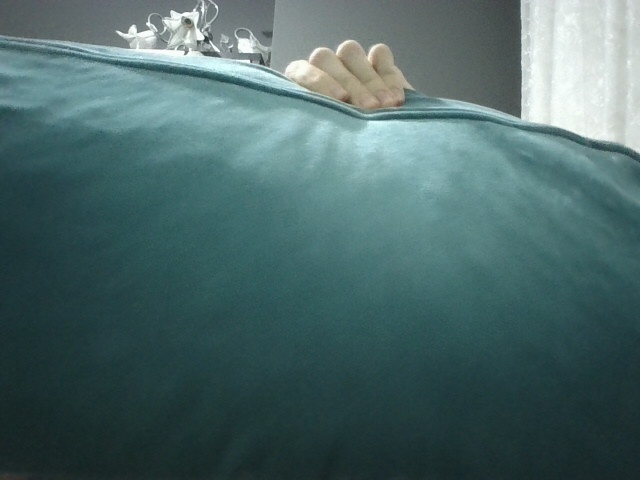
#> input picture kamera_fotografi.jpg, 640 x 480 px, given in place of the camera
$ python '9. ChangingColorSpace.py'
#> lines starting #> are read from the running program, lines starting #| are printed output that depends on the picture; after the words box and inside, x2 and y2 are one past the last pixel; in counts of white or black regions, pixels touching at a corner belong together
import cv2 as cv
import numpy as np
"""
def renk_bilgisi(event, x, y, flags, param):
    if event == cv.EVENT_LBUTTONDOWN:
        # Fare tıklaması olduğunda pikselin renk değerlerini al
        renk = img[y, x]
        b, g, r = renk
        print(f"BGR: ({b}, {g}, {r})")

# Fotoğrafı oku
img = cv.imread('kamera_fotografi1.jpg')

# Pencereye tıklama olayını bağla
cv.namedWindow('Fotoğraf')
cv.setMouseCallback('Fotoğraf', renk_bilgisi)

# Fotoğrafı göster
cv.imshow('Fotoğraf', img)

# Kullanıcı bir tuşa basana kadar bekle
cv.waitKey(0)

# Pencereyi kapat
cv.destroyAllWindows()
"""
"""
# Kamera bağlantısını aç
cap = cv.VideoCapture(0)

# Kamera açıldıysa
if cap.isOpened():
    # Kameradan bir kare oku
    ret, frame = cap.read()

    if ret:
        # Çekilen kareyi göster
        cv.imshow('Kamera', frame)

        # Çekilen kareyi kaydet
        cv.imwrite('kamera_fotografi1.jpg', frame)

        # Kullanıcı bir tuşa basana kadar bekle
        cv.waitKey(0)

# Kamerayı serbest bırak
cap.release()

# Pencereyi kapat
cv.destroyAllWindows()
"""

cap = cv.VideoCapture(0)

while(1):

    # Take each frame
    _, frame = cap.read()
#> frame is the input picture: shape (480, 640, 3); mean B, G, R 104.7, 104.3, 76.4
    # Convert BGR to HSV
    hsv = cv.cvtColor(frame, cv.COLOR_BGR2HSV)
#> hsv: shape (480, 640, 3); mean H, S, V 88.7, 85.8, 105.8
    # define range of blue color in HSV
    lower_blue = np.array([60, 60, 30])
    upper_blue = np.array([200, 200, 160])
    # define range of skin color in HSV
    #lower_blue = np.array([0, 33, 65])
    #upper_blue = np.array([20, 255, 255])
    # Threshold the HSV image to get only blue colors
    mask = cv.inRange(hsv, lower_blue, upper_blue)
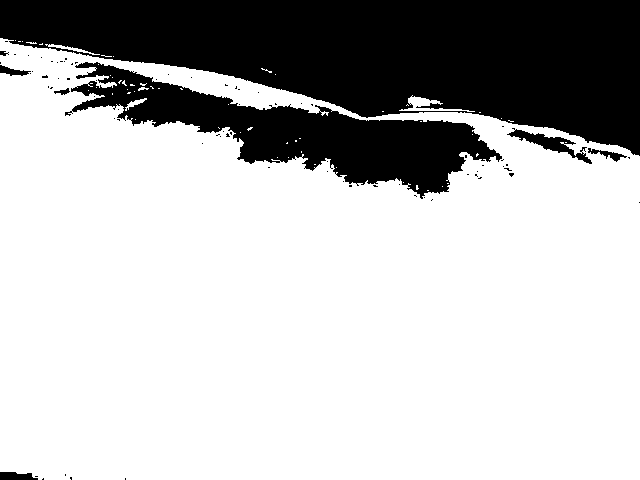
#> mask: shape (480, 640); 73.5% white; 78 black regions (70 under 20 px), largest, box (x1, y1, x2, y2) and area: (0, 0, 640, 156) 59964, (65, 62, 502, 199) 19821, (507, 128, 592, 164) 776
    # Bitwise-AND mask and original image
    res = cv.bitwise_and(frame, frame, mask=mask)
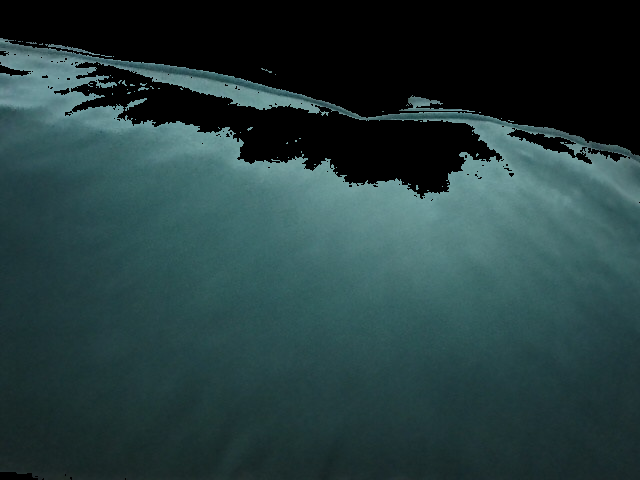
#> res: shape (480, 640, 3); mean B, G, R 61.6, 60.8, 37.5

    cv.imshow("frame", frame)
    cv.imshow("mask", mask)
    cv.imshow("res", res)
    k = cv.waitKey(5) & 0XFF
#> (key Esc is pressed here)
    if k == 27:
        break

# How to find HSV values to track?
#green = np.uint8([[[0,255,0]]])
#hsv_green = cv.cvtColor(green,cv.COLOR_BGR2HSV)
#print(hsv_green)

cv.destroyAllWindows()
